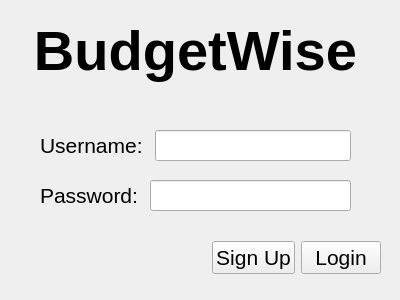
<?xml version="1.0" encoding="UTF-8"?>
<ui version="4.0">
 <class>LoginWindow</class>
 <widget class="QWidget" name="LoginWindow">
  <property name="geometry">
   <rect>
    <x>0</x>
    <y>0</y>
    <width>400</width>
    <height>300</height>
   </rect>
  </property>
  <property name="windowTitle">
   <string>Form</string>
  </property>
  <widget class="QLabel" name="titleLabel">
   <property name="geometry">
    <rect>
     <x>10</x>
     <y>10</y>
     <width>371</width>
     <height>81</height>
    </rect>
   </property>
   <property name="font">
    <font>
     <pointsize>42</pointsize>
     <bold>true</bold>
    </font>
   </property>
   <property name="text">
    <string>BudgetWise</string>
   </property>
   <property name="alignment">
    <set>Qt::AlignCenter</set>
   </property>
  </widget>
  <widget class="QWidget" name="layoutWidget">
   <property name="geometry">
    <rect>
     <x>40</x>
     <y>130</y>
     <width>311</width>
     <height>31</height>
    </rect>
   </property>
   <layout class="QHBoxLayout" name="horizontalLayout">
    <item>
     <widget class="QLabel" name="usernameLabel">
      <property name="font">
       <font>
        <pointsize>16</pointsize>
       </font>
      </property>
      <property name="text">
       <string>Username: </string>
      </property>
     </widget>
    </item>
    <item>
     <widget class="QLineEdit" name="usernameInput">
      <property name="font">
       <font>
        <pointsize>16</pointsize>
       </font>
      </property>
     </widget>
    </item>
   </layout>
  </widget>
  <widget class="QWidget" name="layoutWidget">
   <property name="geometry">
    <rect>
     <x>40</x>
     <y>180</y>
     <width>311</width>
     <height>31</height>
    </rect>
   </property>
   <layout class="QHBoxLayout" name="horizontalLayout_2">
    <item>
     <widget class="QLabel" name="passwordLabel">
      <property name="font">
       <font>
        <pointsize>16</pointsize>
       </font>
      </property>
      <property name="text">
       <string>Password: </string>
      </property>
     </widget>
    </item>
    <item>
     <widget class="QLineEdit" name="passwordInput">
      <property name="font">
       <font>
        <pointsize>16</pointsize>
       </font>
      </property>
     </widget>
    </item>
   </layout>
  </widget>
  <widget class="QWidget" name="layoutWidget">
   <property name="geometry">
    <rect>
     <x>10</x>
     <y>240</y>
     <width>371</width>
     <height>35</height>
    </rect>
   </property>
   <layout class="QHBoxLayout" name="horizontalLayout_3">
    <item>
     <spacer name="horizontalSpacer">
      <property name="orientation">
       <enum>Qt::Horizontal</enum>
      </property>
      <property name="sizeHint" stdset="0">
       <size>
        <width>40</width>
        <height>20</height>
       </size>
      </property>
     </spacer>
    </item>
    <item>
     <widget class="QPushButton" name="signUpButton">
      <property name="font">
       <font>
        <pointsize>16</pointsize>
       </font>
      </property>
      <property name="text">
       <string>Sign Up</string>
      </property>
     </widget>
    </item>
    <item>
     <widget class="QPushButton" name="loginButton">
      <property name="font">
       <font>
        <pointsize>16</pointsize>
        <strikeout>false</strikeout>
        <kerning>true</kerning>
       </font>
      </property>
      <property name="text">
       <string>Login</string>
      </property>
     </widget>
    </item>
   </layout>
  </widget>
 </widget>
 <resources/>
 <connections/>
</ui>
